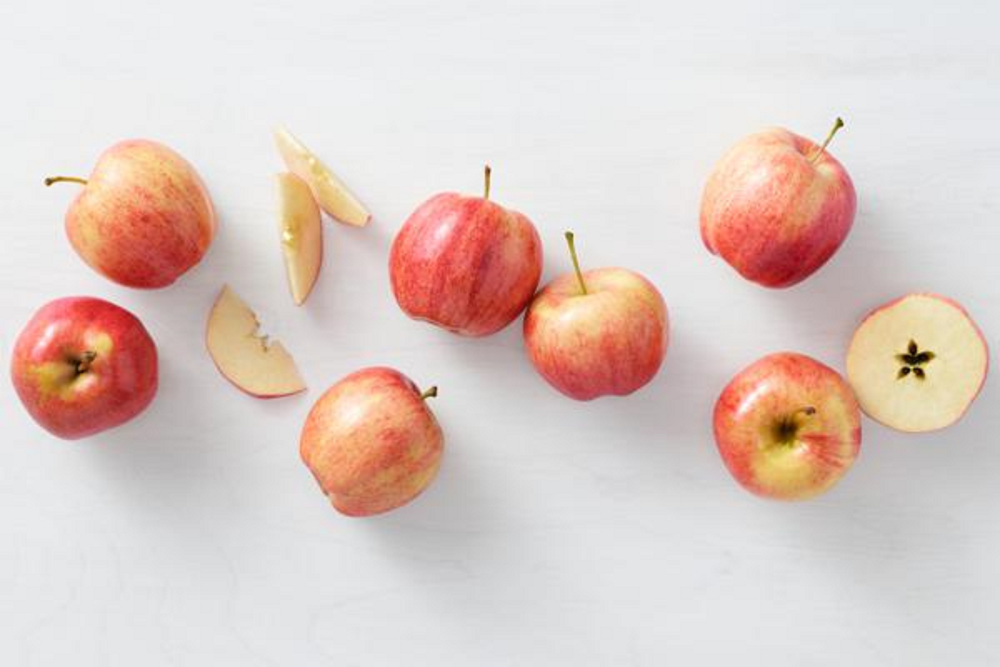
#> input picture supplier-data/images/001.tif, 3000 x 2000 px (shown at 1/3 size); its folder holds only this picture in this run
$ python changeImage.py
#> lines starting #> are read from the running program, lines starting #| are printed output that depends on the picture
#!/usr/bin/python3

import os
from PIL import Image
from pathlib import Path

###############################################################
# variable list which must be filled in before program is run #
###############################################################

path = 'supplier-data/images/'

###############################################################

files = Path(path).glob('*')
for file in files:
    if str(Path(file).suffix) == '.tif' or str(Path(file).suffix) == '.tiff':
        print(file)
        rgb_filename = Path(file).stem + '.jpeg'
        rgba_img = Image.open(file)
#> rgba_img is the input picture: PIL image 3000x2000 RGBA; mean R, G, B, A 221.7, 203.5, 197.3, 255
        rgb_img = rgba_img.convert('RGB')
        rgb_img = rgb_img.resize((600, 400))
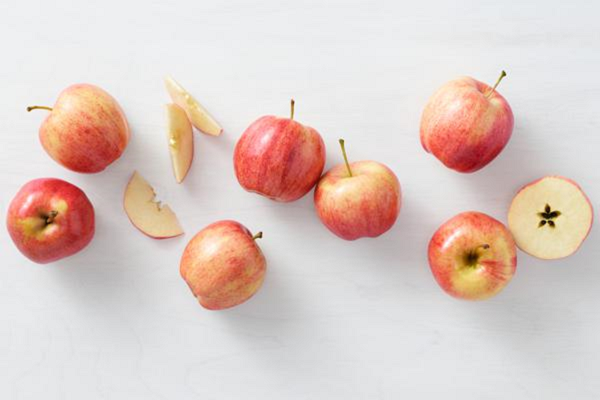
#> rgb_img: PIL image 600x400 RGB; mean R, G, B 221.7, 203.5, 197.3
        rgb_img.save(os.path.join(path, rgb_filename))

$ run again, on supplier-data/images/005.tif
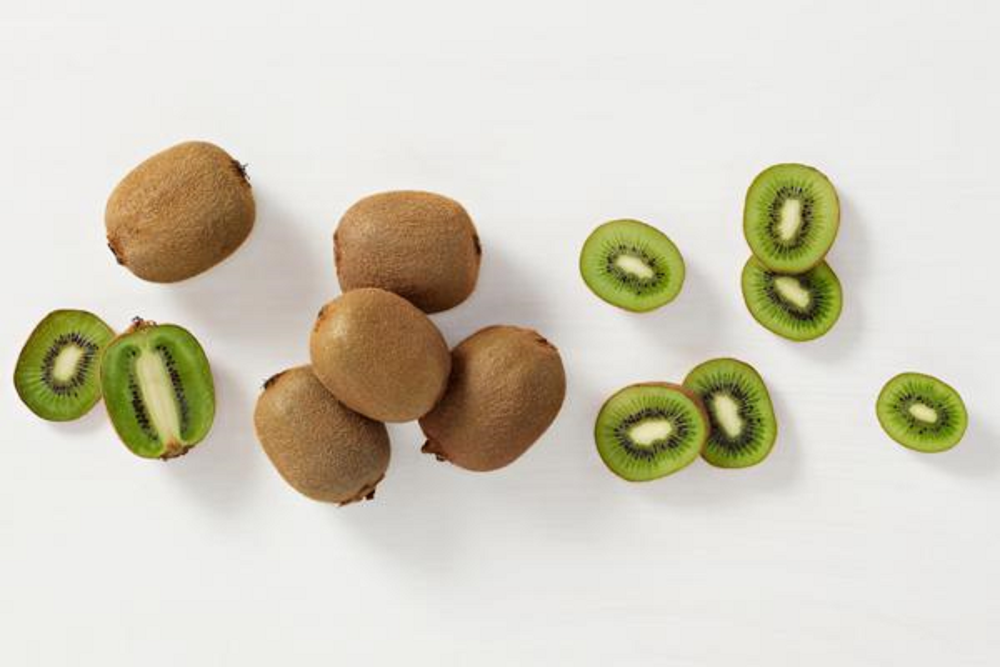
#> input picture supplier-data/images/005.tif, 3000 x 2000 px (shown at 1/3 size)
#> rgba_img is the input picture: PIL image 3000x2000 RGBA; mean R, G, B, A 211.8, 206.9, 191.4, 255
#> `rgb_img = rgb_img.resize((600, 400))`:
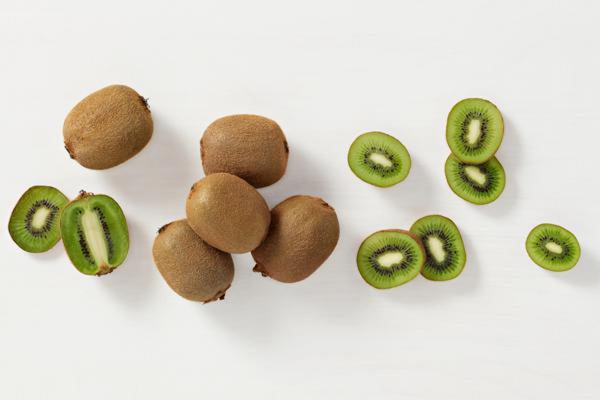
#> rgb_img: PIL image 600x400 RGB; mean R, G, B 211.8, 206.9, 191.4

$ run again, on supplier-data/images/006.tif
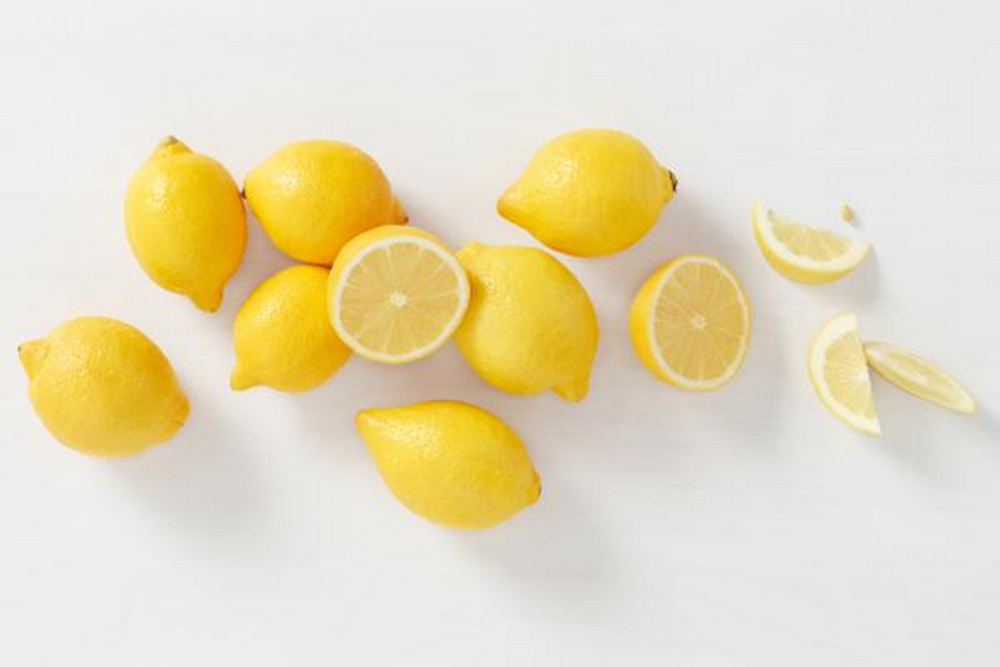
#> input picture supplier-data/images/006.tif, 3000 x 2000 px (shown at 1/3 size)
#> rgba_img is the input picture: PIL image 3000x2000 RGBA; mean R, G, B, A 231.1, 220.8, 189.6, 255
#> `rgb_img = rgb_img.resize((600, 400))`:
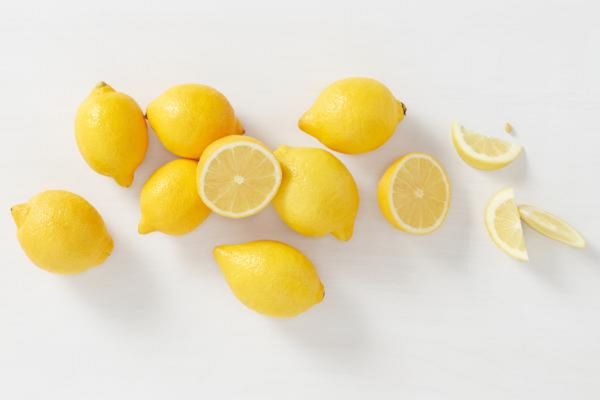
#> rgb_img: PIL image 600x400 RGB; mean R, G, B 231.1, 220.8, 189.7

$ run again, on supplier-data/images/007.tif
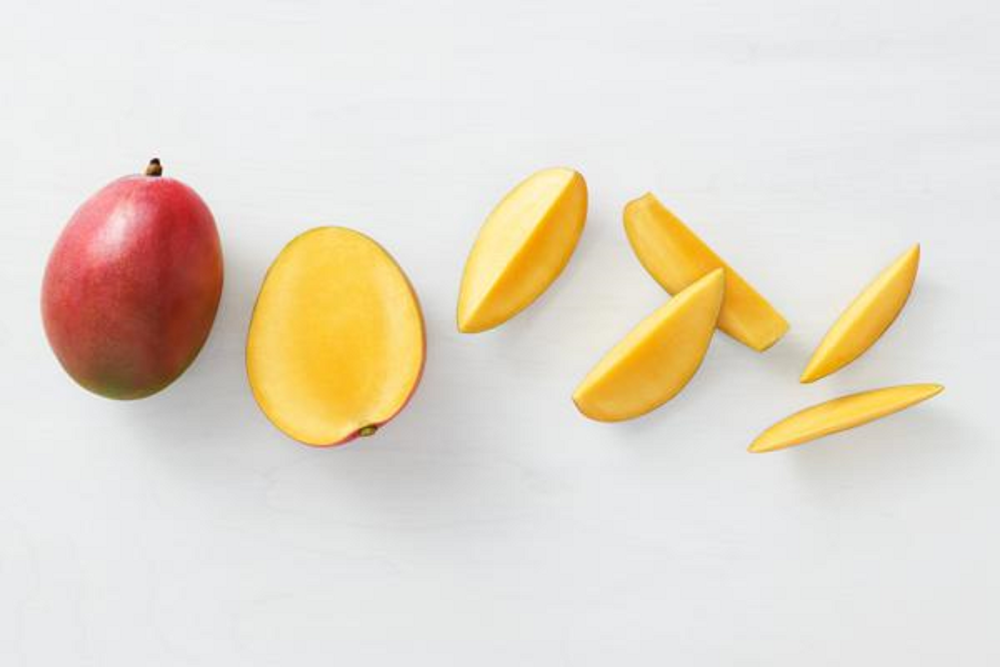
#> input picture supplier-data/images/007.tif, 3000 x 2000 px (shown at 1/3 size)
#> rgba_img is the input picture: PIL image 3000x2000 RGBA; mean R, G, B, A 228.2, 219.1, 205.1, 255
#> `rgb_img = rgb_img.resize((600, 400))`:
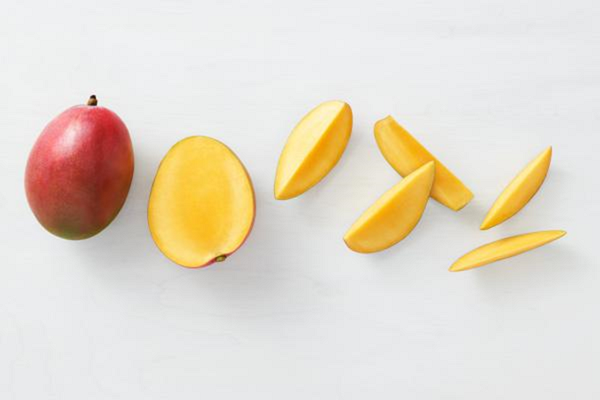
#> rgb_img: PIL image 600x400 RGB; mean R, G, B 228.2, 219.1, 205.1

$ run again, on supplier-data/images/002.tif
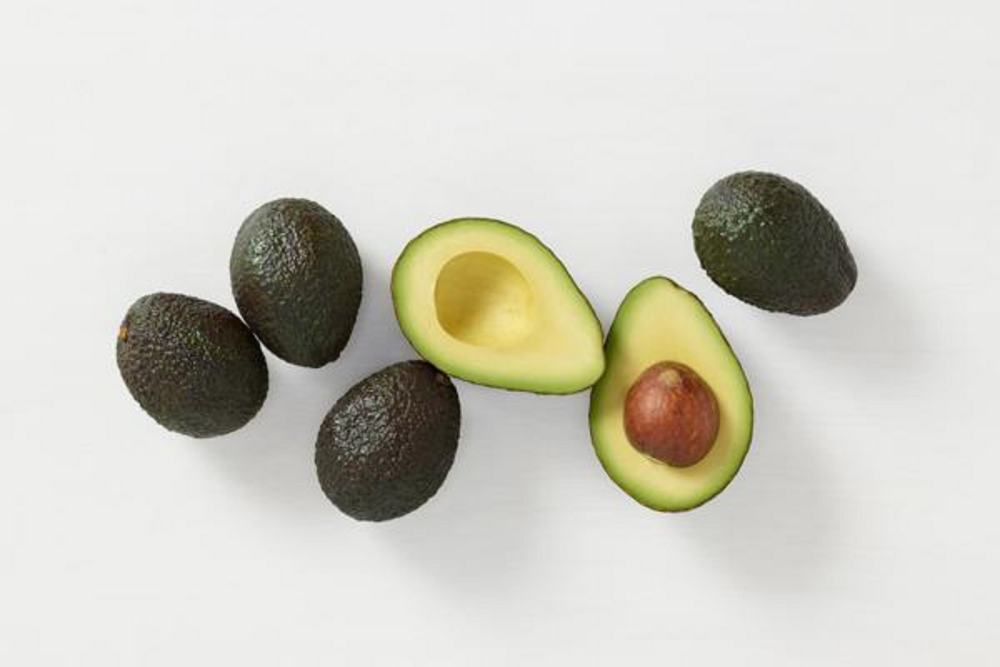
#> input picture supplier-data/images/002.tif, 3000 x 2000 px (shown at 1/3 size)
#> rgba_img is the input picture: PIL image 3000x2000 RGBA; mean R, G, B, A 208.2, 206.5, 196.7, 255
#> `rgb_img = rgb_img.resize((600, 400))`:
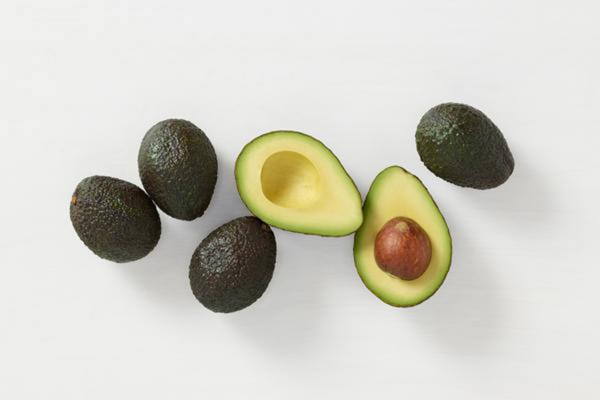
#> rgb_img: PIL image 600x400 RGB; mean R, G, B 208.2, 206.5, 196.7
